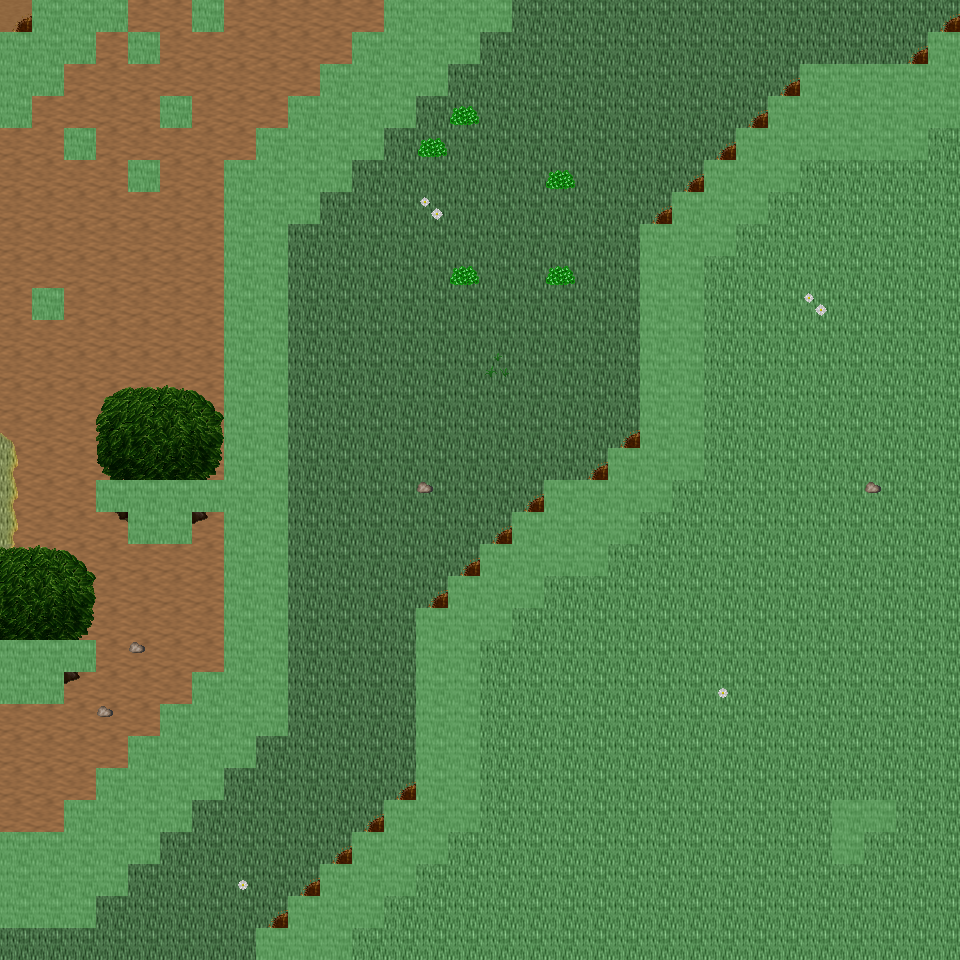

A 2D game scene composited from a Tiled map and its tileset images. What follows is a short description and the map's XML, with each tile layer's data collapsed to a summary:
An orthogonal 30x30 tile map with 32x32 px tiles, 6 tile layers (Ground, Object, Object2, Above, ...), 23 tilesets and 12 objects (12x mapExit).

<map version="1.0" orientation="orthogonal" renderorder="right-down" width="30" height="30" tilewidth="32" tileheight="32" nextobjectid="13">
  <tileset firstgid="1" name="tileset_ground_ground" tilewidth="32" tileheight="32" tilecount="33" columns="3">
    <image source="../drawable/tileset_ground_ground.png" width="96" height="352" />
  </tileset>
  <tileset firstgid="34" name="tileset_ground_ridge_earth_dark" tilewidth="32" tileheight="32" tilecount="96" columns="12">
    <image source="../drawable/tileset_ground_ridge_earth_dark.png" width="384" height="256" />
  </tileset>
  <tileset firstgid="130" name="tileset_plant_flower_daisy_white" tilewidth="32" tileheight="32" tilecount="8" columns="2">
    <image source="../drawable/tileset_plant_flower_daisy_white.png" width="64" height="128" />
  </tileset>
  <tileset firstgid="138" name="tileset_plant_grasses" tilewidth="32" tileheight="32" tilecount="6" columns="3">
    <image source="../drawable/tileset_plant_grasses.png" width="96" height="64" />
  </tileset>
  <tileset firstgid="144" name="tileset_plant_tree_tree_fluffy" tilewidth="32" tileheight="32" tilecount="12" columns="4">
    <image source="../drawable/tileset_plant_tree_tree_fluffy.png" width="128" height="96" />
  </tileset>
  <tileset firstgid="156" name="tileset_plant_bush_bushes" tilewidth="32" tileheight="32" tilecount="10" columns="5">
    <image source="../drawable/tileset_plant_bush_bushes.png" width="160" height="64" />
  </tileset>
  <tileset firstgid="166" name="tileset_logic_portal" tilewidth="32" tileheight="32" tilecount="24" columns="8">
    <image source="../drawable/tileset_logic_portal.png" width="256" height="96" />
  </tileset>
  <tileset firstgid="190" name="tileset_logic_collision" tilewidth="32" tileheight="32" tilecount="1" columns="1">
    <image source="../drawable/tileset_logic_collision.png" width="32" height="32" />
  </tileset>
  <tileset firstgid="191" name="tileset_logic_creature_animal" tilewidth="32" tileheight="32" tilecount="32" columns="8">
    <image source="../drawable/tileset_logic_creature_animal.png" width="256" height="128" />
  </tileset>
  <tileset firstgid="223" name="tileset_ground_dry_grass" tilewidth="32" tileheight="32" tilecount="54" columns="9">
    <image source="../drawable/tileset_ground_dry_grass.png" width="288" height="192" />
  </tileset>
  <tileset firstgid="277" name="tileset_ground_earth_edges" tilewidth="32" tileheight="32" tilecount="18" columns="6">
    <image source="../drawable/tileset_ground_earth_edges.png" width="192" height="96" />
  </tileset>
  <tileset firstgid="295" name="tileset_ground_grass_corners" tilewidth="32" tileheight="32" tilecount="24" columns="6">
    <image source="../drawable/tileset_ground_grass_corners.png" width="192" height="128" />
  </tileset>
  <tileset firstgid="319" name="tileset_plant_tree_evergreen" tilewidth="32" tileheight="32" tilecount="36" columns="3">
    <image source="../drawable/tileset_plant_tree_evergreen.png" width="96" height="384" />
  </tileset>
  <tileset firstgid="355" name="tileset_plant_tree_tree_darkgreen" tilewidth="32" tileheight="32" tilecount="88" columns="8">
    <image source="../drawable/tileset_plant_tree_tree_darkgreen.png" width="256" height="352" />
  </tileset>
  <tileset firstgid="443" name="tileset_building_decoration_rocks" tilewidth="32" tileheight="32" tilecount="6" columns="3">
    <image source="../drawable/tileset_building_decoration_rocks.png" width="96" height="64" />
  </tileset>
  <tileset firstgid="449" name="tileset_plant_stump_stump_pale_brown" tilewidth="32" tileheight="32" tilecount="4" columns="2">
    <image source="../drawable/tileset_plant_stump_stump_pale_brown.png" width="64" height="64" />
  </tileset>
  <tileset firstgid="453" name="tileset_plant_stump_int_small_stump_2" tilewidth="32" tileheight="32" tilecount="1" columns="1">
    <image source="../drawable/tileset_plant_stump_int_small_stump_2.png" width="32" height="32" />
  </tileset>
  <tileset firstgid="454" name="tileset_ground_rock_pebbles" tilewidth="32" tileheight="32" tilecount="3" columns="1">
    <image source="../drawable/tileset_ground_rock_pebbles.png" width="32" height="96" />
  </tileset>
  <tileset firstgid="457" name="tileset_plant_bush_bush_mult_colored" tilewidth="32" tileheight="32" tilecount="6" columns="3">
    <image source="../drawable/tileset_plant_bush_bush_mult_colored.png" width="96" height="64" />
  </tileset>
  <tileset firstgid="463" name="tileset_plant_tree_umbrella_thorn" tilewidth="32" tileheight="32" tilecount="18" columns="6">
    <image source="../drawable/tileset_plant_tree_umbrella_thorn.png" width="192" height="96" />
  </tileset>
  <tileset firstgid="481" name="tileset_logic_item_fruits" tilewidth="32" tileheight="32" tilecount="16" columns="8">
    <image source="../drawable/tileset_logic_item_fruits.png" width="256" height="64" />
  </tileset>
  <tileset firstgid="497" name="tileset_building_house_3" tilewidth="32" tileheight="32" tilecount="48" columns="6">
    <image source="../drawable/tileset_building_house_3.png" width="192" height="256" />
  </tileset>
  <tileset firstgid="545" name="tileset_logic_creature_mutant" tilewidth="32" tileheight="32" tilecount="7" columns="7">
    <image source="../drawable/tileset_logic_creature_mutant.png" width="224" height="32" />
  </tileset>
  <layer name="Ground" width="30" height="30">
    <data>[900 cells, 900 non-empty, 4 distinct tile ids]</data>
  </layer>
  <layer name="Object" width="30" height="30">
    <data>[900 cells, 237 non-empty, 29 distinct tile ids]</data>
  </layer>
  <layer name="Object2" width="30" height="30">
    <data>[900 cells, 0 non-empty, 0 distinct tile ids]</data>
  </layer>
  <layer name="Above" width="30" height="30">
    <data>[900 cells, 25 non-empty, 14 distinct tile ids]</data>
  </layer>
  <layer name="Above2" width="30" height="30">
    <data>[900 cells, 0 non-empty, 0 distinct tile ids]</data>
  </layer>
  <layer name="Walkable" width="30" height="30">
    <data>[900 cells, 200 non-empty, 1 distinct tile ids]</data>
  </layer>
  <objectgroup name="MapEvents">
    <object id="1" name="north" type="mapExit" x="0" y="0" width="32" height="32">
      <properties>
        <property name="map" value="level_0_x156_y26" />
        <property name="x" value="0" />
        <property name="y" value="28" />
      </properties>
    </object>
    <object id="2" name="north2" type="mapExit" x="128" y="0" width="64" height="32">
      <properties>
        <property name="map" value="level_0_x156_y26" />
        <property name="x" value="4" />
        <property name="y" value="28" />
      </properties>
    </object>
    <object id="3" name="north3" type="mapExit" x="224" y="0" width="160" height="32">
      <properties>
        <property name="map" value="level_0_x156_y26" />
        <property name="x" value="7" />
        <property name="y" value="28" />
      </properties>
    </object>
    <object id="4" name="north4" type="mapExit" x="512" y="0" width="448" height="32">
      <properties>
        <property name="map" value="level_0_x156_y26" />
        <property name="x" value="16" />
        <property name="y" value="28" />
      </properties>
    </object>
    <object id="5" name="south" type="mapExit" x="0" y="928" width="256" height="32">
      <properties>
        <property name="map" value="level_0_x156_y28" />
        <property name="x" value="0" />
        <property name="y" value="1" />
      </properties>
    </object>
    <object id="6" name="south2" type="mapExit" x="352" y="928" width="608" height="32">
      <properties>
        <property name="map" value="level_0_x156_y28" />
        <property name="x" value="11" />
        <property name="y" value="1" />
      </properties>
    </object>
    </objectgroup>
</map>
<!-- 6 of 12 objects omitted -->
